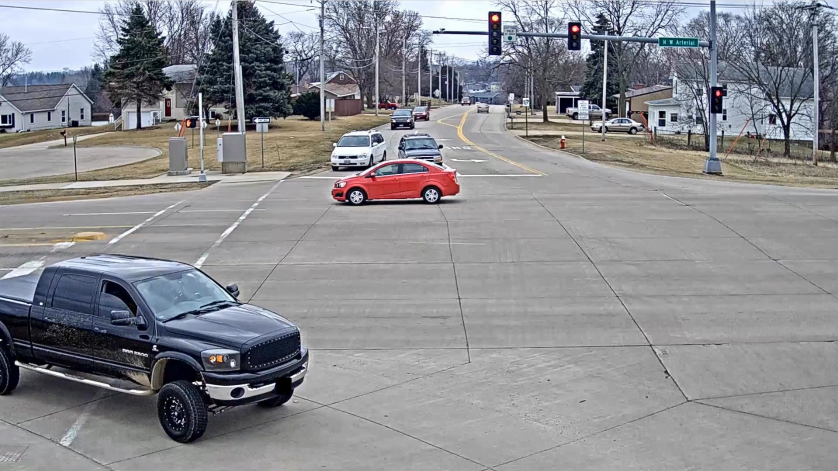
#> input picture assets/UnremovedTileFrameSnip.png, 1676 x 942 px (shown at 1/2 size)
$ python -i reducto.py   (imports and definitions only)
#> lines starting #> are read from the running program, lines starting #| are printed output that depends on the picture; after the words box and inside, x2 and y2 are one past the last pixel; in counts of white or black regions, pixels touching at a corner belong together
#> further down, picture is the input picture: shape (942, 1676, 3); mean B, G, R 143.6, 138.9, 138.1
# Codes are from the actual Reducto repo
# We've modified it a bit as per our
# application.

# from cProfile import label
# import enum
# from genericpath import exists
from math import sqrt
import cv2
from pathlib import Path
# from matplotlib.pyplot import axis
import numpy as np
from sklearn.cluster import KMeans
import time
# import skvideo.io
import os
import imutils
from PIL import Image
# import joblib

################################################
threshes = [ i / 10000 for i in range(0, 10001)]
test_weights = [0 for _ in range(29)]
final_frames = []
fourcc = cv2.VideoWriter_fourcc(*'mp4v')
################################################


# frames sent were 3500
#total frames were 11400
#accuracy was 88%


#############################################################################
# methods for differences
# [7 lines left out: function frame_edge_diff, not called in this run]

def get_frame_edge(frame):
    gray = cv2.cvtColor(frame, cv2.COLOR_BGR2GRAY)
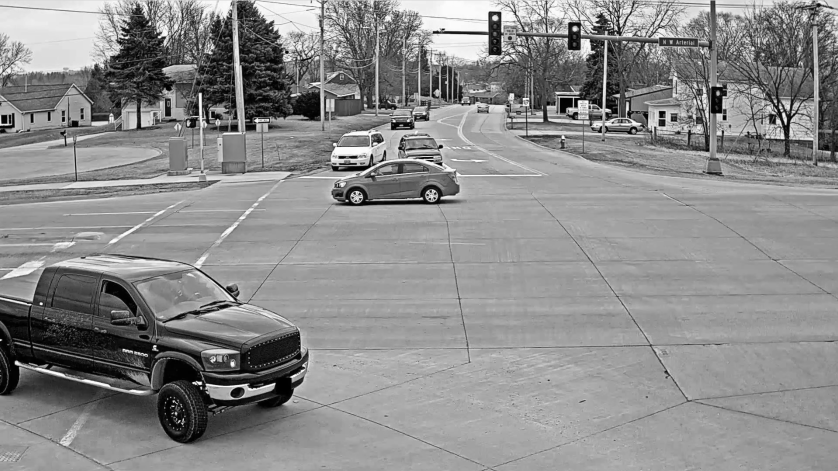
#> gray: shape (942, 1676) (shown at 1/2 size); min 0, max 255, mean 139.2
    blur = cv2.GaussianBlur(gray, (11, 11), 0)
    edge = cv2.Canny(blur, 101, 255)
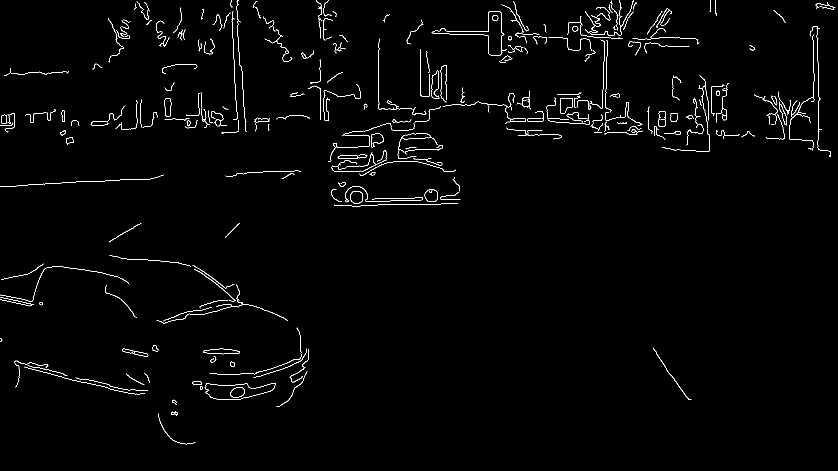
#> edge: shape (942, 1676) (shown at 1/2 size); 1.4% white in thin lines or dots
    return edge


# [399 lines left out: functions frame_pixel_diff, area_frame_diff, video2img, img2video, get_max_acc_vector, get_dist and 6 more, not called in this run]
#############################################################################

# call driver with the arguments given below
# # video path, yolo label path, acc for thresh, path to result folder, saveSegment
# [1 line not run here, left out]

>>> import cv2
>>> picture = cv2.imread('../../assets/UnremovedTileFrameSnip.png')
>>> result = get_frame_edge(picture)

$ run again, on assets/tileRemovedFrameSnip1.png
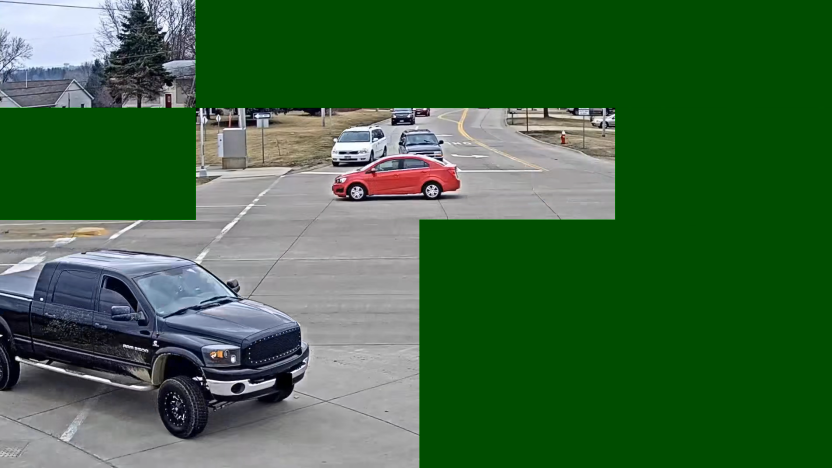
#> input picture assets/tileRemovedFrameSnip1.png, 1664 x 936 px (shown at 1/2 size)
#> picture is the input picture: shape (936, 1664, 3); mean B, G, R 60.8, 101.2, 58.4
#> in get_frame_edge, `gray = cv2.cvtColor(frame, cv2.COLOR_BGR2GRAY)`:
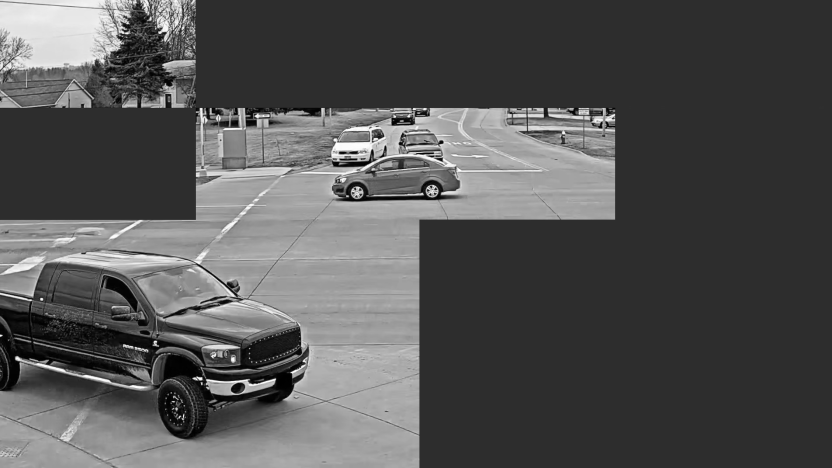
#> gray: shape (936, 1664) (shown at 1/2 size); min 0, max 255, mean 83.7
#> in get_frame_edge, `edge = cv2.Canny(blur, 101, 255)`:
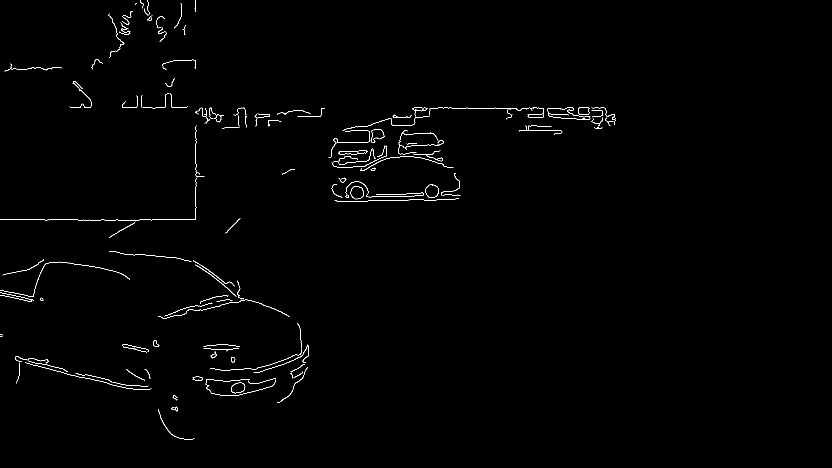
#> edge: shape (936, 1664) (shown at 1/2 size); 0.7% white in thin lines or dots, all inside (x1, y1, x2, y2) = (0, 0, 1231, 880)
